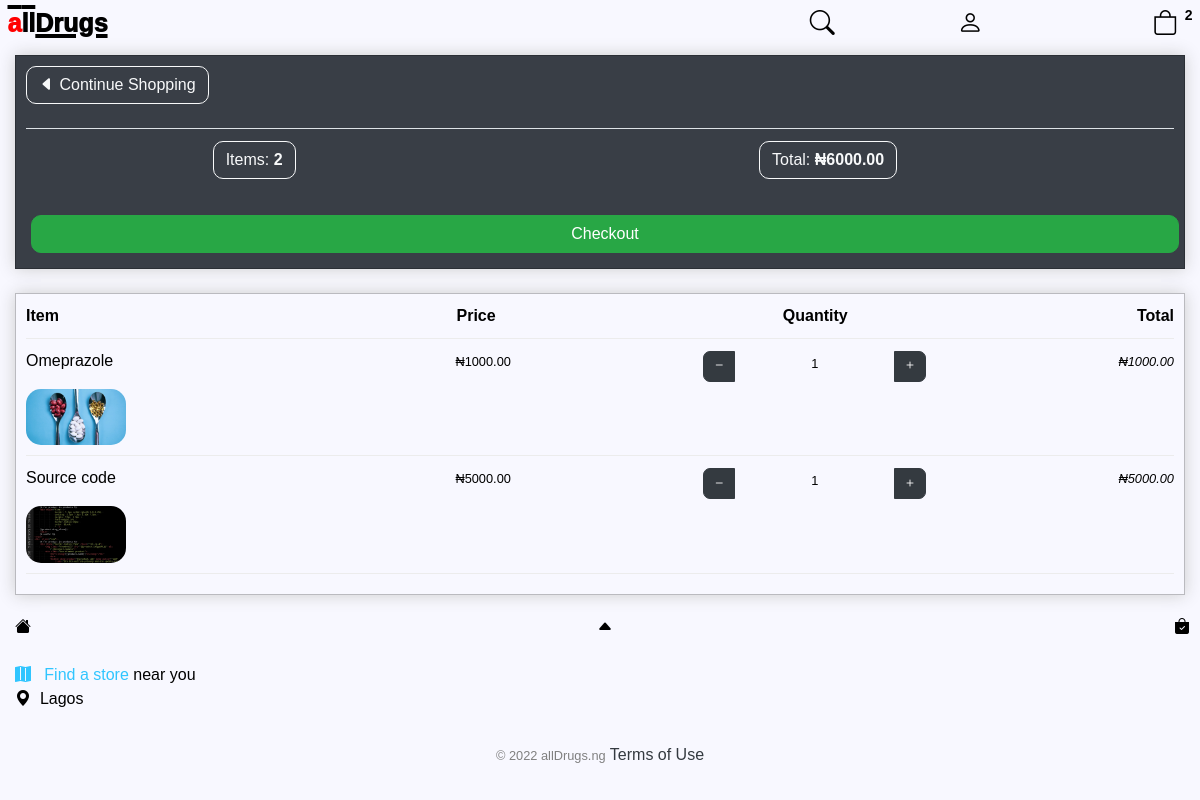
Page /cart/ (signed in) on the committed database.
### store/models.py (models this page shows, shortened)
class Order(models.Model):
    customer = models.ForeignKey(Customer, on_delete=models.SET_NULL, null=True, blank=True)
    date_ordered = models.DateTimeField(auto_now_add=True)
    complete = models.BooleanField(default=False,null=True,  blank=False)
    transaction_id = models.CharField(max_length=200, null= True)
    @property
    def get_cart_total(self):
        orderitems = self.orderitem_set.all()
        total = sum([item.get_total for item in orderitems])
        return total
    @property
    def get_cart_items(self):
        orderitems = self.orderitem_set.all()
        total = sum([item.quantity for item in orderitems])
        return total

class OrderItem(models.Model):
    product = models.ForeignKey(Product, on_delete=models.SET_NULL, null=True, blank=True)
    order = models.ForeignKey(Order, on_delete=models.SET_NULL, null=True, blank=True)
    quantity = models.IntegerField(default=0,null=True,  blank=True)
    date_added = models.DateTimeField(auto_now_add=True)
    @property
    def get_total(self):
        total = self.product.price * self.quantity
        return total

class Product(models.Model):
    name = models.CharField(max_length=200, null=True,default="drug")
    drug_class = models.ManyToManyField(Category,default="analgesic")
    price = models.DecimalField(default=1000,max_digits=10, decimal_places=2)
    digital = models.BooleanField(default=False,null=True,  blank=False)
    image = models.ImageField(null=True, blank=True, default='sample.png', upload_to='uploads/')
    form = models.CharField (max_length=200,null=True,blank=True,default='Tablet',choices=dosage_form)
    dosage = models.CharField (max_length=200,blank=True,null=True,default="100mg")
    indication = models.TextField (max_length=2000,blank=True, null=True,default="ailment")
    prescription = models.CharField(max_length=1000,blank=True,null=True,default="daily")
    color = ColorField(default='#FF0000',format="hexa", image_field="image")
    views = models.IntegerField(default=0)
    liked = models.ManyToManyField(Customer, default=None, blank= True,  related_name = 'liked')
    @property
    def imageURL(self):
        try:
            url = self.image.url
        except:
            url=''
        return url

### store/views.py (the view)
def cart(request):
	data = cartData(request)
	cartItems = data['cartItems']
	order = data['order']
	items = data['items']
	context = {'items':items, 'order':order, 'cartItems':cartItems}
	return render(request, 'store/cart.html', context)

### store/utils.py (called while the page is built)
def cartData(request):
	if request.user.is_authenticated:
		customer = request.user.customer
		order, created = Order.objects.get_or_create(customer=customer, complete=False)
		items = order.orderitem_set.all()
		cartItems = order.get_cart_items
	else:
		cookieData = cookieCart(request)
		cartItems = cookieData['cartItems']
		order = cookieData['order']
		items = cookieData['items']
	return {'cartItems':cartItems ,'order':order, 'items':items}

### store/templates/store/cart.html
{% extends "store/main.html" %}
{% load static %}
{% block content %}
<div class="row">
    <div class="col-lg-12">
        <div id="check_box" style="" class="box-element">
            <a class="btn btn-outline-light" href="{% url 'store' %}">
                <i class="bi bi-caret-left-fill"></i> Continue Shopping
            </a>
            <br>
            <br>
            <table  class="table text-center">
                <tr>
                    <th>
                        <h5 class="btn btn-outline-light">Items: <strong>{{order.get_cart_items}}</strong></h5>
                    </th>
                    <th>
                        <h5 class="btn btn-outline-light" style="">Total:<strong> ₦{{order.get_cart_total|floatformat:2}}</strong></h5>
                    </th>
                </tr>
            </table>
            <div><a style=" margin:5px;" class="btn btn-success btn-block" href="{% url 'checkout' %}">Checkout</a>
            </div>
        </div>
        <br>
        <div class="box-element cart-container">
            <div class="cart-row" align="left">
                <div style="flex:1.8">
                    <strong>Item</strong>
                </div>
                <div style="flex:.9">
                    <strong>Price</strong>
                </div>
                <div align="center" style="flex:1.2">
                    <strong>Quantity</strong>
                </div>
                <div align="right" style="flex:.9">
                    <strong>Total</strong>
                </div>
            </div>
            {% for item in items %}
            <div align="left" class="cart-row">
                <div style="flex:1.8">
                    <p>
                        {{item.product.name}}
                    </p>
                    <img class="row-image" src="{{item.product.imageURL}}">
                </div>
                <div style="flex:.9">
                    <p>
                        <small>
                            ₦{{item.product.price|floatformat:2}}
                        </small>
                    </p>
                </div>
                <div class="text-center" style="flex:1.2;padding:1.5px;display:flex">
                    <div style="flex:30%" class="quantity">
                        <button style="
                            border-radius:7px 0px 0px 7px"
                            data-product="{{item.product.id}}"
                            data-action="remove"
                            class="btn btn-dark btn-sm remove-btn update-cart ">
                            <i class="bi bi-dash"></i>
                        </button>
                    </div>
                    <div style="flex:30%"class="quantity">
                        <small>{{item.quantity}}</small>
                    </div>
                    <div style="flex:30%;"class="quantity">
                        <button style="
                            border-radius:0px 7px 7px 0px"
                            data-product="{{item.product.id}}"
                            data-action="add"
                            class="btn btn-dark btn-sm add-btn update-cart">
                            <i style=""class="bi bi-plus"></i>
                        </button>
                    </div>
                </div>
                <div align="right" style="flex:.9">
                    <p>
                        <small><i>
                            ₦{{item.get_total|floatformat:2}}
                        </i></small>
                    </p>
                </div>
            </div>
            {% endfor %}
        </div>
    </div>
</div>
{% endblock content %}

### static/css/main.css (style rules this page uses)
body { background-color: #f8f8ff!important; font-weight: 400; font-family:'Choco cooky',reross-quadratic, sans-serif; color: #000; font-style: normal; padding:0px; margin:0px; overflow: scroll; }
h1,h2,h3,h4,h5,h6 { color: #000; }
.box-element { box-shadow: hsl(0, 0%, 80%) 0 0 16px; background-color: #f8f8ff; border: .2px solid rgba(0,0,0,0.25); padding: 10px; width:100%; }
.col-lg-4, .col-lg-6, .col-lg-8, .col-lg-12 { margin-top: 10px; }
.btn { border-radius: 10px; }
.row-image { width: 100px; border-radius: 15px; }
.cart-row { display: flex; align-items: flex-stretch; padding-bottom: 10px; margin-bottom: 10px; border-bottom: 1px solid #ececec; }
.row { width:100%; margin:0px; padding: 0px; }
#check_box { background: #393E46; }

### static/css/main_dark.css (style rules this page uses)
body { background-color: rgb(37,37,37,1)!important; font-weight: 400; font-family: 'Choco cooky',reross-quadratic, sans-serif; color: white; font-style: normal; margin:0px; padding:0px; }
h1,h2,h3,h4,h5,h6 { color: white; }
.box-element { box-shadow: hsl(0, 0%, 20%) 0 0 16px; background-color: #070700; border-radius: 20px; padding: 10px; }
.cart-container { background:#002E63; }
#check_box { background: #393E46; }
.col-lg-4, .col-lg-6, .col-lg-8, .col-lg-12 { margin-top: 10px; }
.btn { border-radius: 10px; }
.row-image { width: 100px; border-radius: 15px; }
.cart-row { display: flex; align-items: flex-stretch; padding-bottom: 10px; margin-bottom: 10px; border-bottom: 1px solid #131313; }
.quantity { display: inline-block; font-weight: 700; padding-right: 10px; }
.row { width:100%; margin:0px; padding: 0px; }

### rows in the picture
Order: get_cart_items "2", get_cart_total "6000.00"
OrderItem: product.name "Omeprazole", product.imageURL (picture), product.price "1000.00", quantity "1", get_total "1000.00"
OrderItem: product.name "Source code", product.imageURL (picture), product.price "5000.00", quantity "1", get_total "5000.00"

### other values in the picture
{{ cartItems }} "2"
